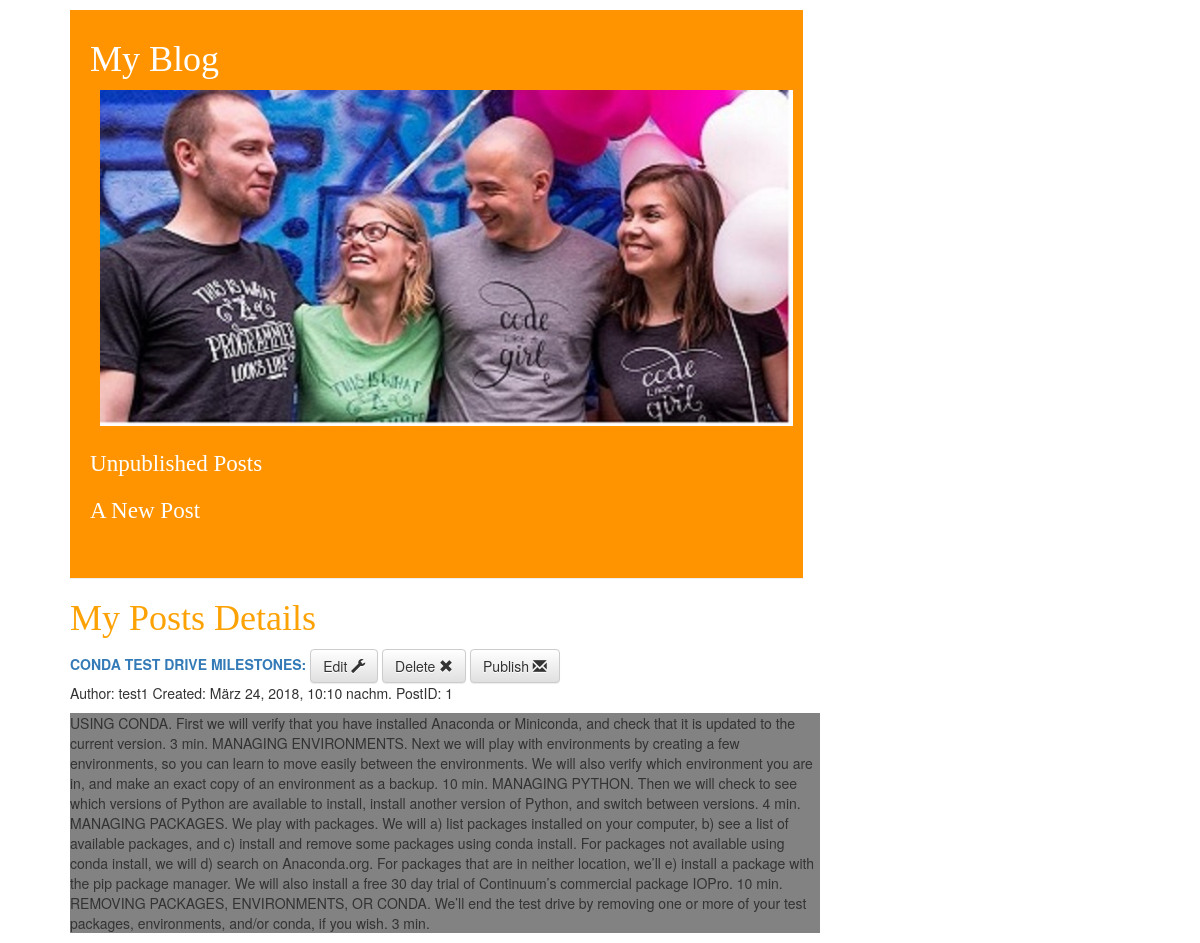
/post/1/, run on an earlier commit of the app's database.
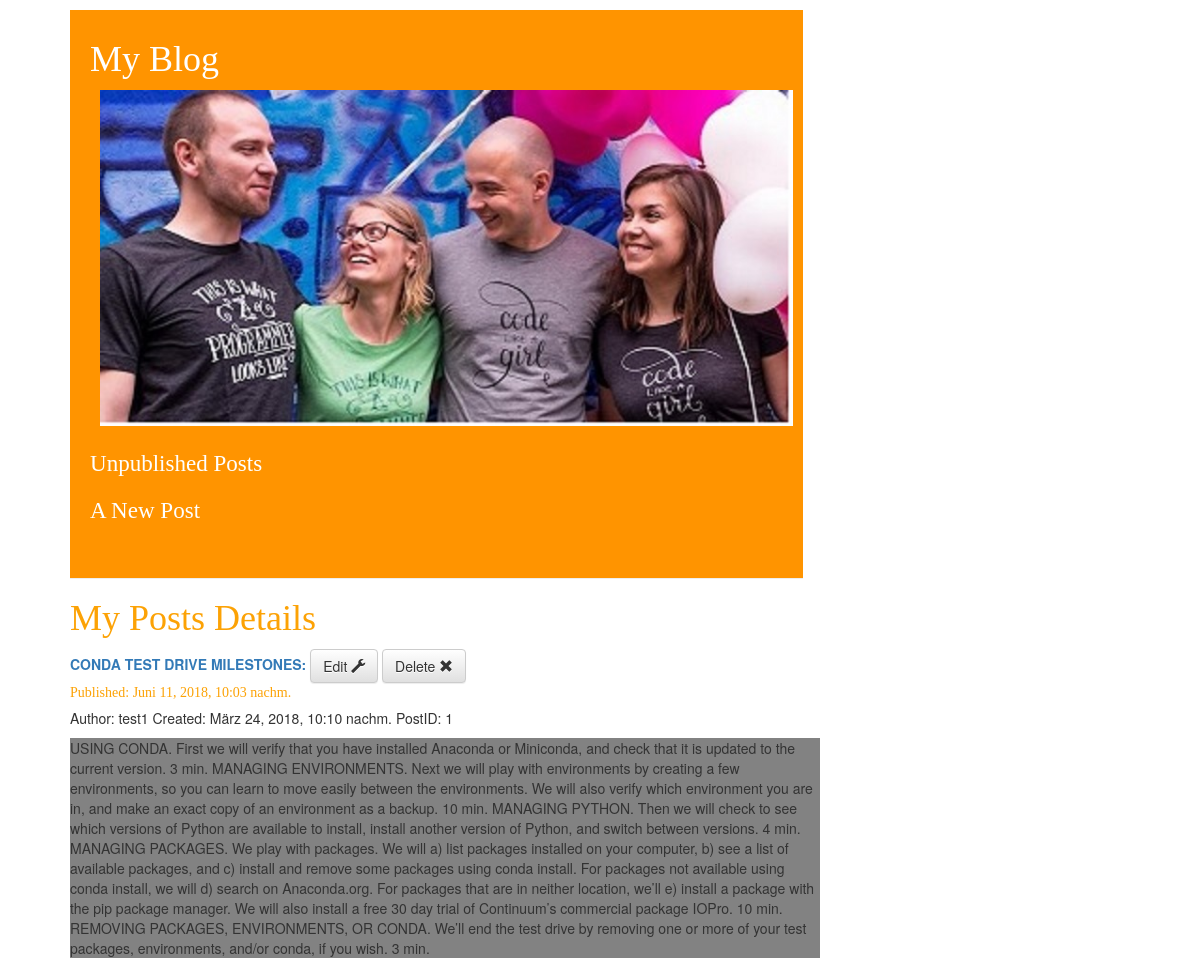
And on a later commit of the database.
### blog/models.py (models this page shows, shortened)
class Post(models.Model):
    author = models.ForeignKey(Author, on_delete=models.CASCADE)
    title = models.CharField(max_length=500)
    text = models.TextField()
    created_date = models.DateTimeField(
            default=timezone.now)
    published_date = models.DateTimeField(
            blank=True, null=True)

class Author(models.Model):
    full_name = models.CharField(max_length=50)
    def __str__(self):
        return self.full_name   #

### blog/views.py (the view)
# urls.py: url(r'^post/(?P<pk>\d+)/$', views.post_detail, name='post_detail'),
def post_detail(request, pk):
    post = Post.objects.get(pk=pk)
    return render(request, 'blog/post_detail.html', {'post': post})

### blog/templates/blog/post_detail.html (shortened to what this page needs)
{% extends 'blog/base.html' %}
{% block content %}
  <div>
    <h1>
      <a href="{% url 'post_list' %}">
          My Posts Details
      </a>
    </h1>
  </div>
   <div>
     <a href="{% url 'post_list' %}">
        <b> {{ post.title }} </b>
     </a>
       <a class="btn btn-default" href="{% url 'post_edit' pk=post.pk %}">
          Edit
         <span class="glyphicon glyphicon-wrench"></span>
       </a>
       <a class="btn btn-default" href="{% url 'post_remove' pk=post.pk %}">
          Delete
          <span class="glyphicon glyphicon-remove"></span>
       </a>
     {% if post.published_date %}
         <div class="post">
          Published: {{ post.published_date }}
         </div>
     {% else %}
        <a class="btn btn-default" href={% url 'post_publish' pk=post.pk %}>
           Publish <span class="glyphicon glyphicon-envelope"></span>
     {% endif %}
       <p>
         Author: {{ post.author }}
         Created: {{ post.created_date }}
         PostID: {{ post.id}}
       </p>
       <p class="post_text">
          {{ post.text }}
        </p>
    </div>
{% endblock %}

What changed in the data, as far as the page shows it:
changed Post "CONDA TEST DRIVE MILESTONES:": published_date (not shown) → "Juni 11, 2018, 10:03 nachm."
Also different on the page:
text no longer shown: "Publish"
text now shown: "Published:"
